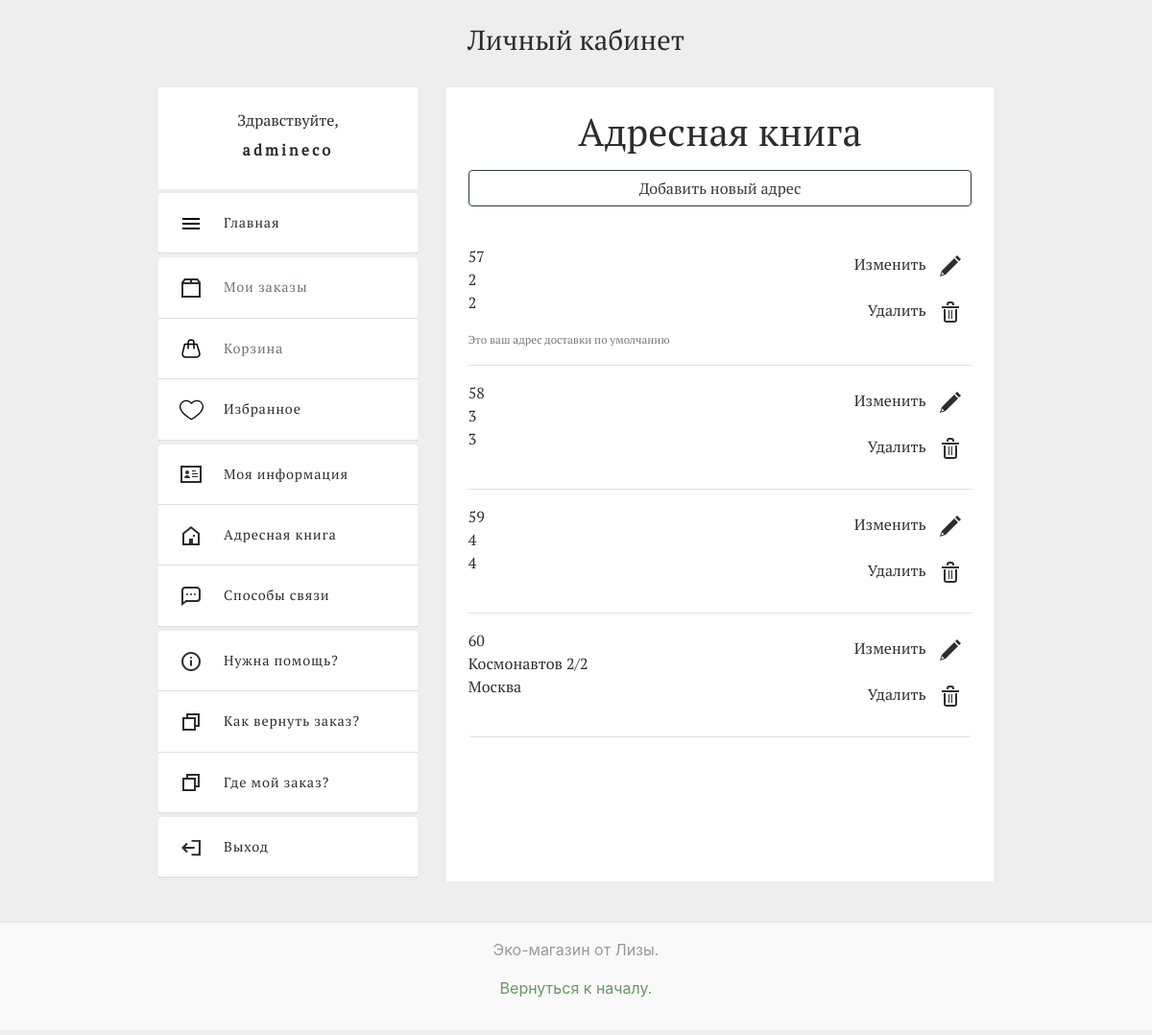
/home/adresses (signed in), run on an earlier commit of the app's database.
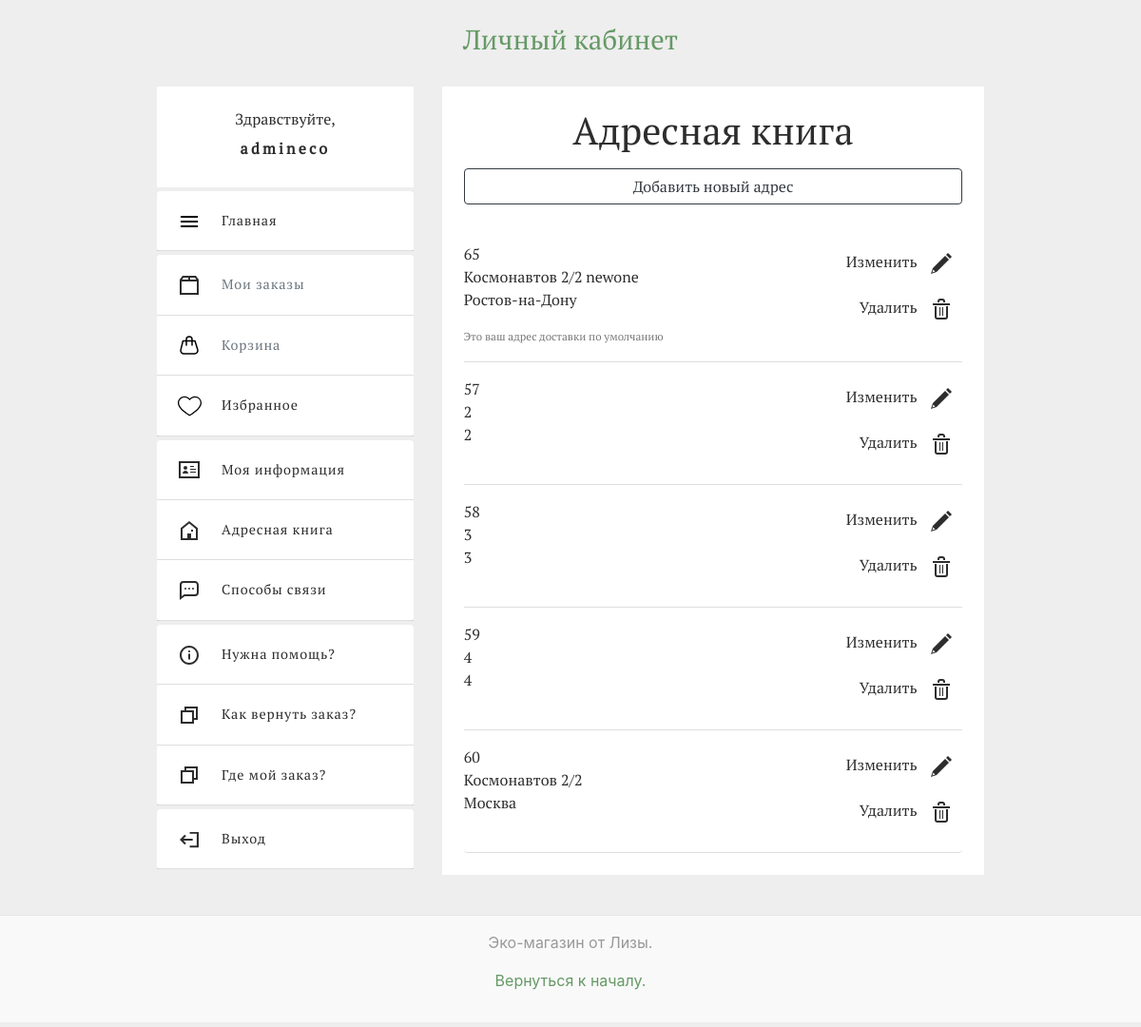
And on a later commit of the database.
### accounts/models.py (models this page shows, shortened)
class UsersAdresses(models.Model):
    user = models.ForeignKey(User, on_delete = models.CASCADE)
    adress = models.CharField(max_length=255, blank = False, verbose_name='Адрес')
    city = models.CharField(max_length=120, blank = False, verbose_name='Город')
    default_adress = models.BooleanField(default = False, verbose_name = 'Адрес по умлочанию')
    class Meta:
        verbose_name_plural = 'Адреса'
        verbose_name = 'Адрес'
        ordering = ('user', '-default_adress')

### accounts/views.py (the view)
# urls.py: path('home/adresses', views.profile_adress, name = "adresses"),
@login_required(login_url = 'accounts:login')
def profile_adress(request):
    adresses = UsersAdresses.objects.filter(user_id = request.user.id)
    context = {'adresses':adresses}
    return render(request, 'accounts/home_pages/adress.html', context)

### templates/accounts/home_pages/adress.html (shortened to what this page needs)
{% extends "layout/base_home.html" %}
{% load static %}
{% block main %}
<div class="col-12 col-sm-12 col-md-8 col-lg-6 col-xl-6">
    <div class="my_info_main">
        <div class = "header-container mb-4">
            <h1 class = "my_info_title text-center" id = "adress">Адресная книга</h1>
            <div class = "mt-3 mb-3 my_info_help_text">
                <a href="{% url 'accounts:add_adress' %}" class = "btn btn-block btn-outline-dark" role="button">Добавить новый адрес</a>
            </div>
        </div>
        <div>
            {% if adresses %}
                <ul class= "list-group">
                    <div>
                        {% for form in adresses %}
                        <li class = "list-group-item pb-3 pt-3 adresses_li_border">
                            <div class="row">
                                <div class="col-9 col-sm-10 col-md-8 col-xl-8 col-lg-8">
                                    <div>
                                        <div>{{ form.id }}</div>
                                        <div>{{ form.adress }}</div>
                                        <div>{{ form.city }}</div>
                                    </div>
                                    {% if form.default_adress %}
                                        <div class = "default_adress_text pt-3">
                                            <span class = "default_adress_text">Это ваш адрес доставки по умолчанию</span>
                                        </div>
                                    {% endif %}
                                </div>
                                <div class="col-3 col-sm-2 col-md-4 col-xl-4 col-lg-4">
                                    <div class ="adress_dop_button_div_1">
                                        <div class="adress_dop_button_div_1_1 mb-1">
                                            <a class="link_style text-right" href="{% url 'accounts:change_adress' form.id %}">
                                                <div aria-label="Изменить" class="adress_dop_button_div_1_1_1">
                                                    <span class="text_adress_help">Изменить</span>
                                                    <img alt="" class="home_adress_del_change_img" src="{% static 'icons/pen.svg' %}">
                                                </div>
                                            </a>
                                        </div>
                                        <div class="adress_dop_button_div_1_1 mb-1">
                                            <a class="link_style text-right" href="{% url 'accounts:delete_adress' form.id %}">
                                                <div aria-label="Удалить2" class="adress_dop_button_div_1_1_1">
                                                    <span class="text_adress_help">Удалить</span>
                                                    <img alt="" class="home_adress_del_change_img" src="{% static 'icons/basket.svg' %}">
                                                </div>
                                            </a>
                                        </div>
                                    </div>
                                </div>
                            </div>
                        </li>
                        {% endfor %}
                    </div>
                </ul>
            {% else %}
                <div class = "my_info_help_text">
                    <span>У вас нет адресов.</span>
                </div>
            {% endif %}
        </div>
    </div>
</div>
{% endblock %}

### templates/layout/base_home.html (shortened to what this page needs)
{% load static %}
<!DOCTYPE html>
<html lang="ru">
<head>
    <link rel = "stylesheet" type="text/css" href="{% static 'css/style.css' %}"/>
    <link rel = "stylesheet" type="text/css" href="{% static 'css/bootstrap.css' %}"/>
</head>
<body class="body-home">
    <div class="wrapper">
        <header>
            <a href="{% url 'accounts:home' %}"><h1 class = "title_home_h1 link_style text-center">Личный кабинет</h1></a>
        </header>
        <main class="main">
            <div class="container-fluid">
                <div class="row justify-content-md-center">
                    <div class="col-12 col-sm-12 col-md-4 col-lg-3 col-xl-3">
                        <div class = "username_home text-center mb-1 text-truncate">
                            <span>Здравствуйте, </span><br> <span class = "username_home_name" title="{{ user.username }}">{{ user.username }}</span>
                        </div>
                        <nav>
                            <ul class="list-group mb-1">
                                <li class="list-group-item">
                                    <a href="{% url 'ecoshop:test' %}" class="base_home_lists">
                                        <div class = "img_div1">
                                            <div class = "img_div2">
                                                <img src="{% static 'icons/home_main.svg' %}" alt="" class="img_div3">
                                            </div>
                                        </div>
                                        <div class = "text-menu-base-home">
                                            <span>Главная</span>
                                        </div>
                                    </a>
                                </li>
                            </ul>
                            <ul class="list-group mt-1">
                                <li class="list-group-item">
                                    <a href="#" class="base_home_lists text-reset">
                                        <div class = "img_div1">
                                            <div class = "img_div2">
                                                <img src="{% static 'icons/orders.svg' %}" alt="" class="img_div3">
                                            </div>
                                        </div>
                                        <div class = "text-menu-base-home">
                                            <span class="text-muted">Мои заказы</span>
                                        </div>
                                    </a>
                                </li>
                                <li class="list-group-item">
                                    <a href="#" class="base_home_lists text-reset">
                                        <div class = "img_div1">
                                            <div class = "img_div2">
                                                <img src="{% static 'icons/bag.svg' %}" alt="" class="img_div3">
                                            </div>
                                        </div>
                                        <div class = "text-menu-base-home">
                                            <span class="text-muted">Корзина</span>
                                        </div>
                                    </a>
                                </li>
                                <li class="list-group-item">
                                    <a href="{% url 'accounts:fav_goods' %}" class="base_home_lists">
                                        <div class = "img_div1">
                                            <div class = "img_div2">
                                                <img src="{% static 'icons/heart.svg' %}" alt="" class="img_div3">
                                            </div>
                                        </div>
                                        <div class = "text-menu-base-home">
                                            <span>Избранное</span>
                                        </div>
                                    </a>
                                </li>
                            </ul>
                            <ul class="list-group mt-1">
                                <li class="list-group-item">
                                    <a href="{% url 'accounts:my_info' %}" class="base_home_lists">
                                        <div class = "img_div1">
                                            <div class = "img_div2">
                                                <img src="{% static 'icons/myinfo.svg' %}" alt="" class="img_div3">
                                            </div>
                                        </div>
                                        <div class = "text-menu-base-home">
                                            <span>Моя информация</span>
                                        </div>
                                    </a>
                                </li>
                                <li class="list-group-item">
                                    <a href="{% url 'accounts:adresses' %}" class="base_home_lists">
                                        <div class = "img_div1">
                                            <div class = "img_div2">
                                                <img src="{% static 'icons/adress.svg' %}" alt="" class="img_div3">
                                            </div>
                                        </div>
                                        <div class = "text-menu-base-home">
                                            <span>Адресная книга</span>
                                        </div>
                                    </a>
                                </li>
                                <li class="list-group-item">
                                    <a href="{% url 'accounts:contacts' %}" class="base_home_lists">
                                        <div class = "img_div1">
                                            <div class = "img_div2">
                                                <img src="{% static 'icons/net.svg' %}" alt="" class="img_div3">
                                            </div>
                                        </div>
                                        <div class = "text-menu-base-home">
                                            <span>Способы связи</span>
                                        </div>
                                    </a>
                                </li>
                            </ul>
                            <ul class="list-group mt-1">
                                <li class="list-group-item">
                                    <a href="#" class="base_home_lists">
                                        <div class = "img_div1">
                                            <div class = "img_div2">
                                                <img src="{% static 'icons/help.svg' %}" alt="" class="img_div3">
                                            </div>
                                        </div>
                                        <div class = "text-menu-base-home">
                                            <span>Нужна помощь?</span>
                                        </div>
                                    </a>
                                </li>
                                <li class="list-group-item">
                                    <a href="#" class="base_home_lists">
                                        <div class = "img_div1">
                                            <div class = "img_div2">
                                                <img src="{% static 'icons/other.svg' %}" alt="" class="img_div3">
                                            </div>
                                        </div>
                                        <div class = "text-menu-base-home">
                                            <span>Как вернуть заказ?</span>
                                        </div>
                                    </a>
                                </li>
                                <li class="list-group-item">
                                    <a href="#" class="base_home_lists">
                                        <div class = "img_div1">
                                            <div class = "img_div2">
                                                <img src="{% static 'icons/other.svg' %}" alt="" class="img_div3">
                                            </div>
                                        </div>
                                        <div class = "text-menu-base-home">
                                            <span>Где мой заказ?</span>
                                        </div>
                                    </a>
                                </li>
                            </ul>
                            <ul class="list-group mt-1 mb-1">
                                <li class="list-group-item">
                                    <a href="{% url 'accounts:logout' %}" class="base_home_lists">
                                        <div class = "img_div1">
                                            <div class = "img_div2">
                                                <img src="{% static 'icons/exit.svg' %}" alt="" class="img_div3">
                                            </div>
                                        </div>
                                        <div class = "text-menu-base-home">
                                            <span>Выход</span>
                                        </div>
                                    </a>
                                </li>
                            </ul>
                        </nav>
                     </div>
                    {% block main %}
                    {% endblock %}
                </div>
            </div>
        </main>
        <footer class = "footer">
            <div class="footer_class">
                <p>Эко-магазин от Лизы.</p>
                <p>
                <a href="#" style="color:#669966">Вернуться к началу.</a>
                </p>
            </div>
        </footer>
    </div>
</body>
</html>

What changed in the data, as far as the page shows it:
added UsersAdresses: id "65", adress "Космонавтов 2/2 newone", city "Ростов-на-Дону", default_adress "Это ваш адрес доставки по умолчанию"
changed UsersAdresses id 57: no longer shows "Это ваш адрес доставки по умолчанию"
